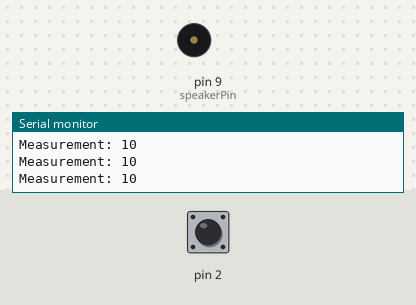
A sketch run on a simulated Arduino Uno, built with avr-gcc and run on an emulated ATmega328P. On the bench: buzzer (waves = sounding), the last lines printed to the serial monitor. Inputs (shaded band) come from the test bench; at power-on: pin 2 HIGH.

Above: at 1.2 s.
1.3 s: pin 2 pulled LOW for 0.15 s
At 1.37 s:
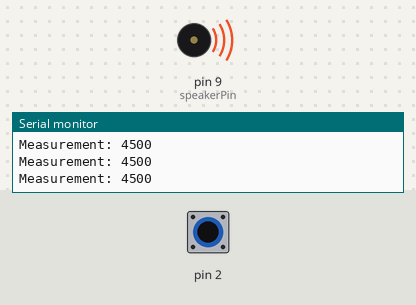
2.9 s: pin 2 pulled LOW for 3.2 s
At 7.3 s:
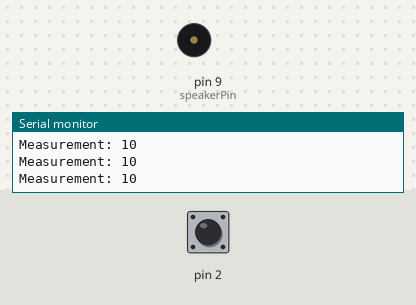
7.6 s: pin 2 pulled LOW for 0.15 s
At 9.1 s:
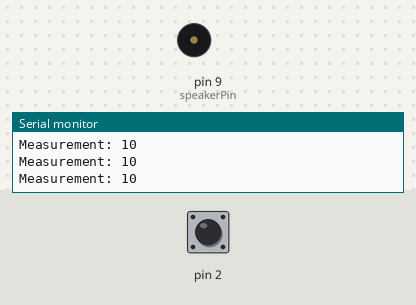
Timing chart, 0 to 10.6 s (numbered marks = the images above; inputs shaded):
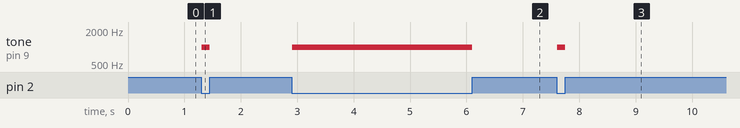

The sketch:

Speaker.ino
```cpp
#include <CapacitiveSensor.h>
#include <Arduino.h>

// Define sensor and speaker pin constants
CapacitiveSensor sensor = CapacitiveSensor(4, 2);  // 1MΩ resistor between pins 4 & 2
const int speakerPin = 9;  // Pin for the speaker // 15 ohm between pin 9 and speaker
const int threshold = 200;

void setup() {
  Serial.begin(115200);
  pinMode(speakerPin, OUTPUT);
}

void loop() {
  // Measure capacitance
  long measurement = sensor.capacitiveSensor(30);
  Serial.print("Measurement: ");
  Serial.println(measurement);


  if (measurement > threshold) {
    tone(speakerPin, 1000);
  } else {
    noTone(speakerPin);
  }

  delay(10);
}
```

Measured:
- after the input at 1.3 s, tone on pin 9 (speakerPin): silent → 1000 Hz at once, → silent 0.15 s later
- after the input at 2.9 s, tone on pin 9 (speakerPin): silent → 1000 Hz at once, → silent 3.2 s later
- after the input at 7.6 s, tone on pin 9 (speakerPin): silent → 1000 Hz at once, → silent 0.15 s later
